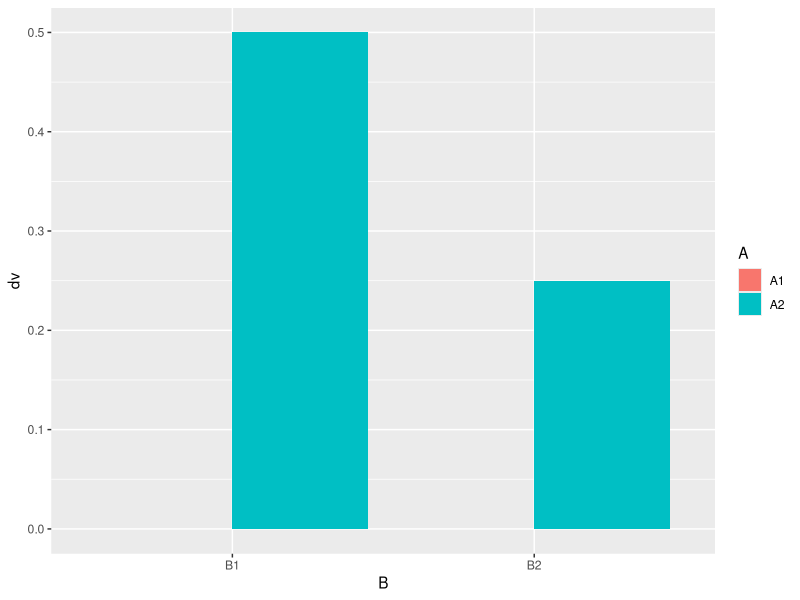
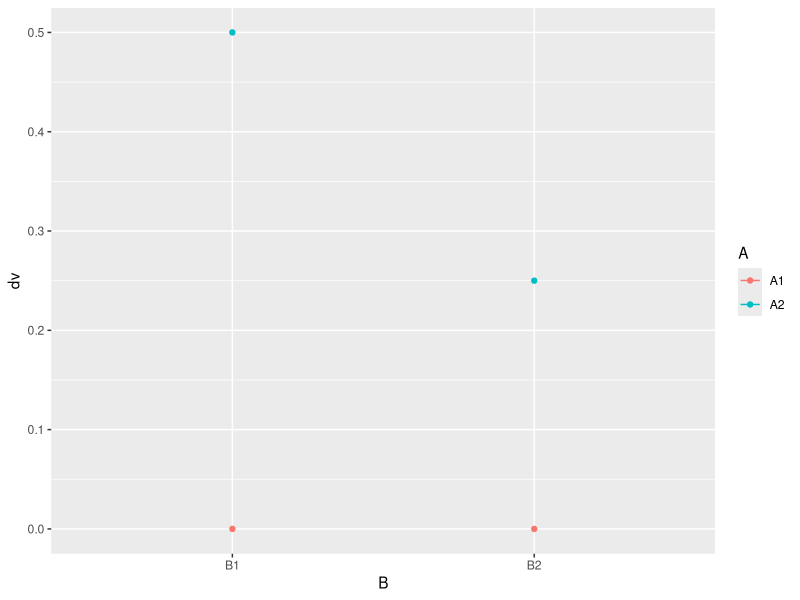

R code for these plots, in order:
## ---- chunk 1
knitr::opts_chunk$set(echo = TRUE)
## ---- chunk 2
#load libraries
library(tibble)
library(ggplot2)
library(patchwork)
library(tidyverse)
library(ggplot2)

df <- data.frame(A = c("A1", "A1", "A2","A2"),
                 B = c("B1", "B2", "B1", "B2"),
                 dv = c(0,0,0.5,0.25)


)

ggplot(df, aes(y=dv, x= B, fill = A)) +
  geom_bar(stat = "identity", position = "dodge")
  
ggplot(df, aes(y=dv, x=B, color = A)) +
  geom_point()+
  geom_line()

## ---- chunk 3

N <- 60

A_pvalue <- c()
B_pvalue <- c()
AB_pvalue <- c()
for(i in 1:1000){
  IVA <- rep(rep(c("1","2"), each=2),N)
  IVB <- rep(rep(c("1","2"), 2),N)
  DV <- c(replicate(N,c(rnorm(1,0,1), # means A1B1
                        rnorm(1,0,1), # means A1B2
                        rnorm(1,.5,1), # means A2B1
                        rnorm(1,.25,1)  # means A2B2
          )))
  sim_df <- data.frame(IVA,IVB,DV)
  
  aov_results <- summary(aov(DV~IVA*IVB, sim_df))
  A_pvalue[i]<-aov_results[[1]]$`Pr(>F)`[1]
  B_pvalue[i]<-aov_results[[1]]$`Pr(>F)`[2]
  AB_pvalue[i]<-aov_results[[1]]$`Pr(>F)`[3]
}

length(A_pvalue[A_pvalue<0.05])/1000
length(B_pvalue[B_pvalue<0.05])/1000
length(AB_pvalue[AB_pvalue<0.05])/1000


## ---- chunk 4

N <- 525

A_pvalue <- c()
B_pvalue <- c()
AB_pvalue <- c()
for(i in 1:1000){
  IVA <- rep(rep(c("1","2"), each=2),N)
  IVB <- rep(rep(c("1","2"), 2),N)
  DV <- c(replicate(N,c(rnorm(1,0,1), # means A1B1
                        rnorm(1,0,1), # means A1B2
                        rnorm(1,.5,1), # means A2B1
                        rnorm(1,.25,1)  # means A2B2
          )))
  sim_df <- data.frame(IVA,IVB,DV)
  
  aov_results <- summary(aov(DV~IVA*IVB, sim_df))
  A_pvalue[i]<-aov_results[[1]]$`Pr(>F)`[1]
  B_pvalue[i]<-aov_results[[1]]$`Pr(>F)`[2]
  AB_pvalue[i]<-aov_results[[1]]$`Pr(>F)`[3]
}

length(A_pvalue[A_pvalue<0.05])/1000
length(B_pvalue[B_pvalue<0.05])/1000
length(AB_pvalue[AB_pvalue<0.05])/1000

